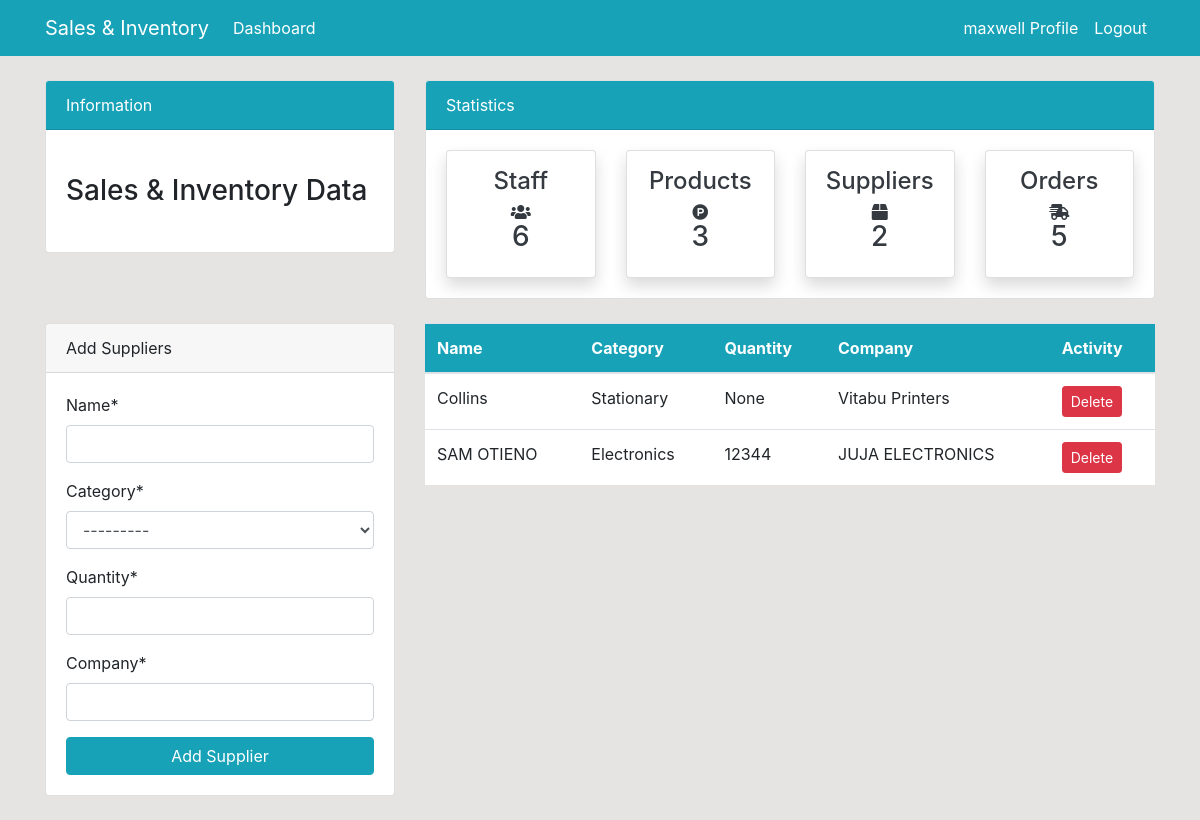
/supplier/ (signed in), run on the app's committed database.
### dashboard/models.py (models this page shows, shortened)
class Supplier(models.Model):
    name = models.CharField(max_length=100, null=True)
    category = models.CharField(max_length=50, choices=CATEGORY, null=True)
    quantity = models.PositiveIntegerField(null=True)
    company = models.CharField(max_length=100, null=True)

### dashboard/views.py (the view)
# urls.py: path('supplier/', views.supplier, name='dashboard-supplier'),
@login_required(login_url='user-login')
def supplier(request):
    clients = Supplier.objects.all()
    clients_count = clients.count()
    workers_count = User.objects.all().count()
    orders_count = Order.objects.all().count()
    product_count = Product.objects.all().count()
    if request.method == 'POST':
        form = SupplierForm(request.POST)
        if form.is_valid():
            form.save()
            return redirect('dashboard-supplier')
    else:
        form = SupplierForm()
    context = {
        'clients': clients,
        'form': form,
        'workers_count': workers_count,
        'orders_count': orders_count,
        'clients_count': clients_count,
        'product_count': product_count,
    }
    return render(request, 'dashboard/supplier.html', context)

### dashboard/forms.py
class SupplierForm(forms.ModelForm):
    class Meta:
        model = Supplier
        fields = ['name', 'category', 'quantity', 'company']

### templates/dashboard/supplier.html (shortened to what this page needs)
{% extends 'partials/base.html' %}
{% block content %}
     {% include 'partials/topnav.html' %}
{% load crispy_forms_tags %}
    <div class="container">
        <div class="row my-4">
            <div class="col-md-4">
             <div class="card">
                <div class="card-header">
                    Add Suppliers
                </div>
                <div class="card-body">
                    <form method="POST">
                        {{ form|crispy }}
                        <input class="btn btn-info btn-block" type="submit" value="Add Supplier">
                    </form>
                </div>
            </div>
            </div>
            <div class="col-md-8">
                <table class="table bg-white">
                    <thead class="bg-info">
                        <tr class="text-white">
                            <th scope="col">Name</th>
                            <th scope="col">Category</th>
                            <th scope="col">Quantity</th>
                            <th scope="col">Company</th>
                             <th scope="col">Activity</th>
                        </tr>
                    </thead>
                    <tbody>
                    {% for client in clients %}
                        <tr>
                           <td>{{ client.name }}</td>
                           <td>{{ client.category }}</td>
                           <td>{{ client.quantity }}</td>
                           <td>{{ client.company }}</td>
                        <td> <a class="btn btn-danger btn-sm" href="{% url 'dashboard-supplier-delete' client.id %}">Delete</a></td>
                        </tr>
                    {% endfor %}
                    </tbody>
                </table>
            </div>
        </div>
    </div>
{% endblock %}

### templates/partials/nav.html (shortened to what this page needs)
    <nav class="navbar navbar-expand-lg navbar-info bg-info">
        <div class="container">
              {% if user.is_authenticated %}
            <a class="navbar-brand text-white" href="{% url 'dashboard-index' %}">Sales & Inventory</a>
            <div class="collapse navbar-collapse" id="navbarSupportedContent">
                <ul class="navbar-nav mr-auto">
                    <li class="nav-item active">
                        <a class="nav-link text-white" href="{% url 'dashboard-index' %}">Dashboard </a>
                    </li>
                </ul>
                <ul class="navbar-nav ml-auto">
                    <li class="nav-item active">
                        <a class="nav-link text-white" href="{% url 'user-profile' %}">{{ user.username }} Profile </a>
                    </li>
                    <li class="nav-item">
                        <a class="nav-link text-white" href="{% url 'user-logout' %}">Logout</a>
                    </li>
                </ul>
       {% endif %}
            </div>
        </div>
    </nav>

### static/style.css (style rules this page uses)
body { background: rgb(230, 227, 227); }

### data on the page
Supplier: name "Collins", category "Stationary", quantity "None", company "Vitabu Printers"
Supplier: name "SAM OTIENO", category "Electronics", quantity "12344", company "JUJA ELECTRONICS"

### other printed values
{{ user.username }} "maxwell"
{{ workers_count }} "6"
{{ product_count }} "3"
{{ clients_count }} "2"
{{ orders_count }} "5"
